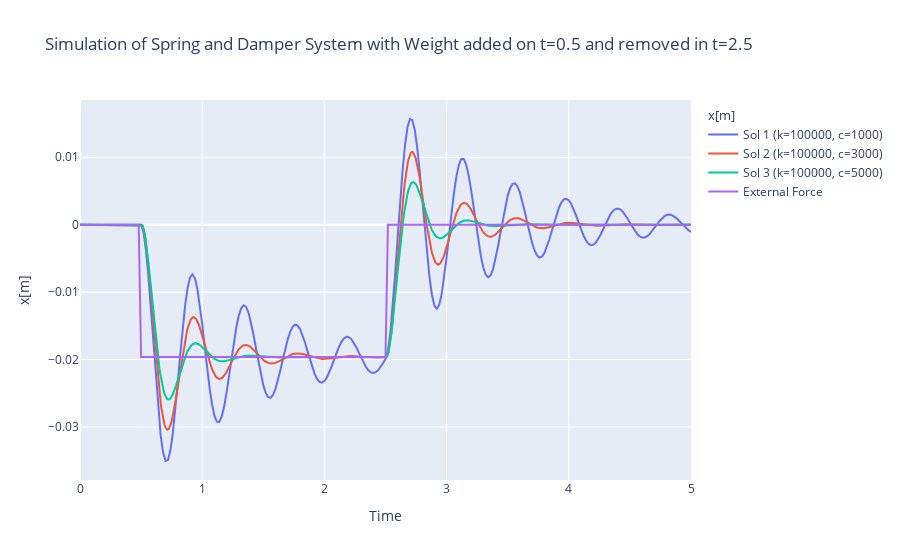

The notebook cell this image was saved under:
### Code cell
# Solve and Plot Spring and Damper
# Initial Conditions
w_0 = np.array([0, 0.0])

# Parameters
t_span = [0,5]
steps = 1000
f_ext = lambda t,w: 0 if t<0.5 or t>2.5 else -200*9.81 #-100*math.cos(t)**2
solver2 = RK4()

k_vals = [1e5,1e5,1e5]
c_vals = [1e3,3e3,5e3]
# Solve and Plot
fig = None
for i in range(len(k_vals)):
    spring = Spring(k_vals[i],c_vals[i])
    legend=f'Sol {i+1} (k={spring.k:g}, c={spring.c:g})'
    t_sol, w_sol = spring.solve(solver2,w_0, t_span,251,f_ext=f_ext)
    if not fig: fig = spring.plot_sol(*spring.solve(solver2,w_0, t_span,251,f_ext=f_ext),["x[m]","v[m/s]"], legend=legend,
                title = "Simulation of Spring and Damper System with Weight added on t=0.5 and removed in t=2.5", plot=[1,0])
    else: spring.add_sol(fig, *spring.solve_fe(w_0,t_span,f_ext=f_ext), legend=legend, plot=[1,0])

import plotly.graph_objects as go
fig.add_trace(go.Scatter(x=t_sol,y=[f_ext(t,0)/1e5 for t in t_sol],legendgroup=1, name='External Force'))
fig.show()

### Figure 1 — Plotly figure (JSON) as saved in the notebook; plotly's stock layout.template omitted (floating-point values rounded to 4 significant figures; data arrays with more than 128 entries replaced by an {"elided": "..."} marker saying what was removed)
{"data": [{"legendgroup": "1", "legendgrouptitle": {"text": "x[m]"}, "name": "Sol 1 (k=100000, c=1000)", "type": "scatter", "x": {"elided": "251 float values"}, "xaxis": "x", "y": {"elided": "251 float values"}, "yaxis": "y"}, {"legendgroup": "1", "name": "Sol 2 (k=100000, c=3000)", "type": "scatter", "x": {"elided": "1000 float values"}, "xaxis": "x", "y": {"elided": "1000 float values"}, "yaxis": "y"}, {"legendgroup": "1", "name": "Sol 3 (k=100000, c=5000)", "type": "scatter", "x": {"elided": "1000 float values"}, "xaxis": "x", "y": {"elided": "1000 float values"}, "yaxis": "y"}, {"legendgroup": "1", "name": "External Force", "type": "scatter", "x": {"elided": "251 float values"}, "y": {"elided": "251 float values"}}], "layout": {"legend": {"groupclick": "toggleitem", "tracegroupgap": 200}, "title": {"text": "Simulation of Spring and Damper System with Weight added on t=0.5 and removed in t=2.5"}, "xaxis": {"anchor": "y", "domain": [0, 1], "showticklabels": true, "title": {"text": "Time"}}, "yaxis": {"anchor": "x", "domain": [0, 1], "title": {"text": "x[m]"}}}}
